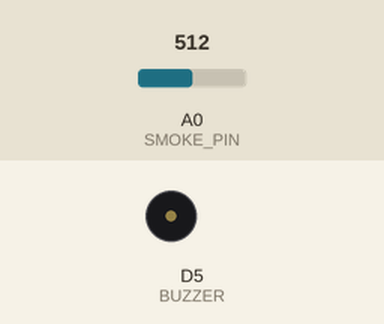
Simulated run of this sketch. Board: ESP8266 (NodeMCU). Shown: buzzer (waves = sounding, pin HIGH). Inputs (shaded band) come from the test bench; at power-on: A0 (SMOKE_PIN) = 512. WiFi joins after 1.5 s; servers stay silent unless stated; what the sketch prints to the serial monitor is not drawn.

Above: at 0.1 s.
At 60.4 s:
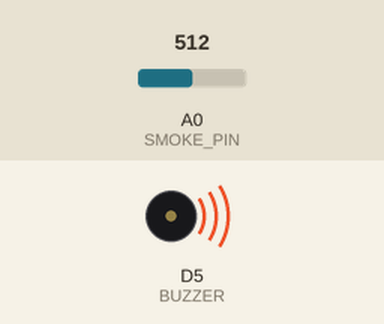
Timing chart, 0 to 122.1 s (numbered marks = the images above):
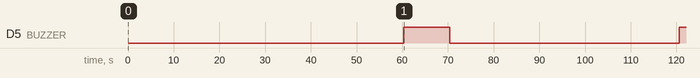

Measured:
- by itself, D5 (BUZZER): LOW → HIGH at 60.3 s, → LOW 10.0 s later, → HIGH 50.2 s later

The sketch:

IoT_Smoke_Alarm.ino
```cpp
// (licence header left out)
// -------- Libraries --------
#include <ESP8266WiFi.h>
#include <WiFiClientSecure.h>

// -------- WiFi Credentials (Replace Before Upload) --------
const char* ssid = "YOUR_WIFI_NAME";
const char* pass = "YOUR_WIFI_PASSWORD";

// -------- Telegram Bot Credentials (Keep Private) --------
String BOT_TOKEN = "YOUR_BOT_TOKEN";
String CHAT_ID   = "YOUR_CHAT_ID";

// -------- Pin Configuration --------
#define SMOKE_PIN A0    // MQ2 analog output
#define BUZZER    D5    // Buzzer output

// -------- Threshold Settings --------
int threshold  = 400;   // Smoke detected level
int clearLevel = 350;   // Smoke cleared level

// -------- State Variables --------
unsigned long lastAlertTime = 0;
bool smokeWasHigh = false;

WiFiClientSecure client;

// -------- Send Telegram Message --------
void sendTelegram(String msg) {

  client.setInsecure();

  if (!client.connect("api.telegram.org", 443)) {
    Serial.println("❌ Telegram connection failed");
    return;
  }

  String url = "/bot" + BOT_TOKEN +
               "/sendMessage?chat_id=" + CHAT_ID +
               "&text=" + msg;

  client.println("GET " + url + " HTTP/1.1");
  client.println("Host: api.telegram.org");
  client.println("Connection: close");
  client.println();

  Serial.println("📤 Telegram Message Sent: " + msg);
}

// -------- Setup --------
void setup() {

  Serial.begin(9600);
  Serial.println("🔥 MQ2 Smoke Detector + Telegram");

  pinMode(BUZZER, OUTPUT);
  digitalWrite(BUZZER, LOW);

  // Connect to WiFi
  Serial.print("📶 Connecting WiFi");
  WiFi.begin(ssid, pass);

  while (WiFi.status() != WL_CONNECTED) {
    delay(200);
    Serial.print(".");
  }

  Serial.println("\n✅ WiFi Connected!");
  Serial.println(WiFi.localIP());
}

// -------- Main Loop --------
void loop() {

  int smoke = analogRead(SMOKE_PIN);

  // Always show smoke value
  Serial.print("Smoke Value: ");
  Serial.println(smoke);

  unsigned long now = millis();

  // -------- 🚨 SMOKE DETECTED --------
  if (smoke > threshold && (now - lastAlertTime > 60000)) {

    Serial.println("🚨 Smoke Detected!");
    sendTelegram("🚨 Smoke Detected!");

    Serial.println("🔊 Buzzer ON (10 sec)");
    digitalWrite(BUZZER, HIGH);
    delay(10000);
    digitalWrite(BUZZER, LOW);
    Serial.println("🔇 Buzzer OFF");

    lastAlertTime = now;
    smokeWasHigh = true;
  }

  // -------- ✅ SMOKE CLEARED --------
  if (smokeWasHigh && smoke < clearLevel) {

    Serial.println("✅ Smoke Cleared!");
    sendTelegram("✅ Smoke Cleared!");
    smokeWasHigh = false;
  }

  delay(500);
}
```
